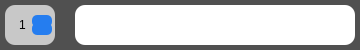
                  <widget class="QWidget" name="widget_31" native="true">
                   <property name="sizePolicy">
                    <sizepolicy hsizetype="Preferred" vsizetype="Preferred">
                     <horstretch>20</horstretch>
                     <verstretch>10</verstretch>
                    </sizepolicy>
                   </property>
                   <property name="minimumSize">
                    <size>
                     <width>300</width>
                     <height>30</height>
                    </size>
                   </property>
                   <property name="maximumSize">
                    <size>
                     <width>16777215</width>
                     <height>50</height>
                    </size>
                   </property>
                   <property name="styleSheet">
                    <string notr="true">background-color: rgb(80,80,80);
border-radius: 15px</string>
                   </property>
                   <layout class="QGridLayout" name="gridLayout_5">
                    <property name="leftMargin">
                     <number>5</number>
                    </property>
                    <property name="topMargin">
                     <number>5</number>
                    </property>
                    <property name="rightMargin">
                     <number>5</number>
                    </property>
                    <property name="bottomMargin">
                     <number>5</number>
                    </property>
                    <property name="spacing">
                     <number>0</number>
                    </property>
                    <item row="0" column="1">
                     <spacer name="horizontalSpacer_27">
                      <property name="orientation">
                       <enum>Qt::Orientation::Horizontal</enum>
                      </property>
                      <property name="sizeType">
                       <enum>QSizePolicy::Policy::Minimum</enum>
                      </property>
                      <property name="sizeHint" stdset="0">
                       <size>
                        <width>20</width>
                        <height>20</height>
                       </size>
                      </property>
                     </spacer>
                    </item>
                    <item row="0" column="0">
                     <widget class="QWidget" name="widget_13" native="true">
                      <property name="sizePolicy">
                       <sizepolicy hsizetype="Minimum" vsizetype="Minimum">
                        <horstretch>0</horstretch>
                        <verstretch>0</verstretch>
                       </sizepolicy>
                      </property>
                      <property name="minimumSize">
                       <size>
                        <width>50</width>
                        <height>40</height>
                       </size>
                      </property>
                      <property name="maximumSize">
                       <size>
                        <width>50</width>
                        <height>40</height>
                       </size>
                      </property>
                      <property name="palette">
                       <palette>
                        <active>
                         <colorrole role="Button">
                          <brush brushstyle="SolidPattern">
                           <color alpha="255">
                            <red>200</red>
                            <green>200</green>
                            <blue>200</blue>
                           </color>
                          </brush>
                         </colorrole>
                         <colorrole role="Text">
                          <brush brushstyle="SolidPattern">
                           <color alpha="255">
                            <red>220</red>
                            <green>227</green>
                            <blue>213</blue>
                           </color>
                          </brush>
                         </colorrole>
                         <colorrole role="ButtonText">
                          <brush brushstyle="SolidPattern">
                           <color alpha="255">
                            <red>0</red>
                            <green>0</green>
                            <blue>0</blue>
                           </color>
                          </brush>
                         </colorrole>
                         <colorrole role="Base">
                          <brush brushstyle="SolidPattern">
                           <color alpha="255">
                            <red>200</red>
                            <green>200</green>
                            <blue>200</blue>
                           </color>
                          </brush>
                         </colorrole>
                         <colorrole role="Window">
                          <brush brushstyle="SolidPattern">
                           <color alpha="255">
                            <red>200</red>
                            <green>200</green>
                            <blue>200</blue>
                           </color>
                          </brush>
                         </colorrole>
                        </active>
                        <inactive>
                         <colorrole role="Button">
                          <brush brushstyle="SolidPattern">
                           <color alpha="255">
                            <red>200</red>
                            <green>200</green>
                            <blue>200</blue>
                           </color>
                          </brush>
                         </colorrole>
                         <colorrole role="Text">
                          <brush brushstyle="SolidPattern">
                           <color alpha="255">
                            <red>220</red>
                            <green>227</green>
                            <blue>213</blue>
                           </color>
                          </brush>
                         </colorrole>
                         <colorrole role="ButtonText">
                          <brush brushstyle="SolidPattern">
                           <color alpha="255">
                            <red>0</red>
                            <green>0</green>
                            <blue>0</blue>
                           </color>
                          </brush>
                         </colorrole>
                         <colorrole role="Base">
                          <brush brushstyle="SolidPattern">
                           <color alpha="255">
                            <red>200</red>
                            <green>200</green>
                            <blue>200</blue>
                           </color>
                          </brush>
                         </colorrole>
                         <colorrole role="Window">
                          <brush brushstyle="SolidPattern">
                           <color alpha="255">
                            <red>200</red>
                            <green>200</green>
                            <blue>200</blue>
                           </color>
                          </brush>
                         </colorrole>
                        </inactive>
                        <disabled>
                         <colorrole role="Button">
                          <brush brushstyle="SolidPattern">
                           <color alpha="255">
                            <red>200</red>
                            <green>200</green>
                            <blue>200</blue>
                           </color>
                          </brush>
                         </colorrole>
                         <colorrole role="Base">
                          <brush brushstyle="SolidPattern">
                           <color alpha="255">
                            <red>200</red>
                            <green>200</green>
                            <blue>200</blue>
                           </color>
                          </brush>
                         </colorrole>
                         <colorrole role="Window">
                          <brush brushstyle="SolidPattern">
                           <color alpha="255">
                            <red>200</red>
                            <green>200</green>
                            <blue>200</blue>
                           </color>
                          </brush>
                         </colorrole>
                        </disabled>
                       </palette>
                      </property>
                      <property name="styleSheet">
                       <string notr="true">background-color:rgb(200,200,200);
border-radius: 10px;</string>
                      </property>
                      <layout class="QHBoxLayout" name="horizontalLayout_9">
                       <property name="leftMargin">
                        <number>10</number>
                       </property>
                       <property name="topMargin">
                        <number>0</number>
                       </property>
                       <property name="rightMargin">
                        <number>0</number>
                       </property>
                       <property name="bottomMargin">
                        <number>0</number>
                       </property>
                       <item>
                        <widget class="QSpinBox" name="spinBox">
                         <property name="minimumSize">
                          <size>
                           <width>35</width>
                           <height>20</height>
                          </size>
                         </property>
                         <property name="maximumSize">
                          <size>
                           <width>35</width>
                           <height>20</height>
                          </size>
                         </property>
                         <property name="baseSize">
                          <size>
                           <width>5</width>
                           <height>5</height>
                          </size>
                         </property>
                         <property name="palette">
                          <palette>
                           <active>
                            <colorrole role="Button">
                             <brush brushstyle="SolidPattern">
                              <color alpha="255">
                               <red>200</red>
                               <green>200</green>
                               <blue>200</blue>
                              </color>
                             </brush>
                            </colorrole>
                            <colorrole role="Text">
                             <brush brushstyle="SolidPattern">
                              <color alpha="255">
                               <red>2</red>
                               <green>1</green>
                               <blue>1</blue>
                              </color>
                             </brush>
                            </colorrole>
                            <colorrole role="Base">
                             <brush brushstyle="SolidPattern">
                              <color alpha="255">
                               <red>200</red>
                               <green>200</green>
                               <blue>200</blue>
                              </color>
                             </brush>
                            </colorrole>
                            <colorrole role="Window">
                             <brush brushstyle="SolidPattern">
                              <color alpha="255">
                               <red>200</red>
                               <green>200</green>
                               <blue>200</blue>
                              </color>
                             </brush>
                            </colorrole>
                           </active>
                           <inactive>
                            <colorrole role="Button">
                             <brush brushstyle="SolidPattern">
                              <color alpha="255">
                               <red>200</red>
                               <green>200</green>
                               <blue>200</blue>
                              </color>
                             </brush>
                            </colorrole>
                            <colorrole role="Text">
                             <brush brushstyle="SolidPattern">
                              <color alpha="255">
                               <red>2</red>
                               <green>1</green>
                               <blue>1</blue>
                              </color>
                             </brush>
                            </colorrole>
                            <colorrole role="Base">
                             <brush brushstyle="SolidPattern">
                              <color alpha="255">
                               <red>200</red>
                               <green>200</green>
                               <blue>200</blue>
                              </color>
                             </brush>
                            </colorrole>
                            <colorrole role="Window">
                             <brush brushstyle="SolidPattern">
                              <color alpha="255">
                               <red>200</red>
                               <green>200</green>
                               <blue>200</blue>
                              </color>
                             </brush>
                            </colorrole>
                           </inactive>
                           <disabled>
                            <colorrole role="Button">
                             <brush brushstyle="SolidPattern">
                              <color alpha="255">
                               <red>200</red>
                               <green>200</green>
                               <blue>200</blue>
                              </color>
                             </brush>
                            </colorrole>
                            <colorrole role="Base">
                             <brush brushstyle="SolidPattern">
                              <color alpha="255">
                               <red>200</red>
                               <green>200</green>
                               <blue>200</blue>
                              </color>
                             </brush>
                            </colorrole>
                            <colorrole role="Window">
                             <brush brushstyle="SolidPattern">
                              <color alpha="255">
                               <red>200</red>
                               <green>200</green>
                               <blue>200</blue>
                              </color>
                             </brush>
                            </colorrole>
                           </disabled>
                          </palette>
                         </property>
                         <property name="styleSheet">
                          <string notr="true">QSpinBox::up-button{
			background-color:rgb(37,125,239);
			border-radius: 5px;
			width: 20px;
height:12px;
}
QSpinBox::down-button{
background-color:rgb(37,125,239);
border-radius: 5px;
width: 20px;
height:12px;
}
QSpinBox::down-arrow{
image:url(/Users/aleksandrandreev/Downloads/arrow.png);
width: 5px;
height: 5px;
}

QSpinBox::up-arrow{
image:url(/Users/aleksandrandreev/Downloads/arrow_up.png);
width: 5px;
height: 5px;
}
QSpinBox::base{
background-color: rgb(40,40,40);
border-radius: 5px;}</string>
                         </property>
                         <property name="minimum">
                          <number>1</number>
                         </property>
                         <property name="maximum">
                          <number>4</number>
                         </property>
                        </widget>
                       </item>
                      </layout>
                     </widget>
                    </item>
                    <item row="0" column="2">
                     <widget class="QPlainTextEdit" name="plainTextEdit">
                      <property name="enabled">
                       <bool>true</bool>
                      </property>
                      <property name="minimumSize">
                       <size>
                        <width>280</width>
                        <height>20</height>
                       </size>
                      </property>
                      <property name="palette">
                       <palette>
                        <active>
                         <colorrole role="Button">
                          <brush brushstyle="SolidPattern">
                           <color alpha="255">
                            <red>255</red>
                            <green>255</green>
                            <blue>255</blue>
                           </color>
                          </brush>
                         </colorrole>
                         <colorrole role="Text">
                          <brush brushstyle="SolidPattern">
                           <color alpha="255">
                            <red>0</red>
                            <green>0</green>
                            <blue>0</blue>
                           </color>
                          </brush>
                         </colorrole>
                         <colorrole role="Base">
                          <brush brushstyle="SolidPattern">
                           <color alpha="255">
                            <red>255</red>
                            <green>255</green>
                            <blue>255</blue>
                           </color>
                          </brush>
                         </colorrole>
                         <colorrole role="Window">
                          <brush brushstyle="SolidPattern">
                           <color alpha="255">
                            <red>255</red>
                            <green>255</green>
                            <blue>255</blue>
                           </color>
                          </brush>
                         </colorrole>
                        </active>
                        <inactive>
                         <colorrole role="Button">
                          <brush brushstyle="SolidPattern">
                           <color alpha="255">
                            <red>255</red>
                            <green>255</green>
                            <blue>255</blue>
                           </color>
                          </brush>
                         </colorrole>
                         <colorrole role="Text">
                          <brush brushstyle="SolidPattern">
                           <color alpha="255">
                            <red>0</red>
                            <green>0</green>
                            <blue>0</blue>
                           </color>
                          </brush>
                         </colorrole>
                         <colorrole role="Base">
                          <brush brushstyle="SolidPattern">
                           <color alpha="255">
                            <red>255</red>
                            <green>255</green>
                            <blue>255</blue>
                           </color>
                          </brush>
                         </colorrole>
                         <colorrole role="Window">
                          <brush brushstyle="SolidPattern">
                           <color alpha="255">
                            <red>255</red>
                            <green>255</green>
                            <blue>255</blue>
                           </color>
                          </brush>
                         </colorrole>
                        </inactive>
                        <disabled>
                         <colorrole role="Button">
                          <brush brushstyle="SolidPattern">
                           <color alpha="255">
                            <red>255</red>
                            <green>255</green>
                            <blue>255</blue>
                           </color>
                          </brush>
                         </colorrole>
                         <colorrole role="Base">
                          <brush brushstyle="SolidPattern">
                           <color alpha="255">
                            <red>255</red>
                            <green>255</green>
                            <blue>255</blue>
                           </color>
                          </brush>
                         </colorrole>
                         <colorrole role="Window">
                          <brush brushstyle="SolidPattern">
                           <color alpha="255">
                            <red>255</red>
                            <green>255</green>
                            <blue>255</blue>
                           </color>
                          </brush>
                         </colorrole>
                        </disabled>
                       </palette>
                      </property>
                      <property name="font">
                       <font>
                        <pointsize>12</pointsize>
                       </font>
                      </property>
                      <property name="styleSheet">
                       <string notr="true">background-color: rgb(255,255,255);
border-radius: 10px;</string>
                      </property>
                      <property name="plainText">
                       <string/>
                      </property>
                      <property name="placeholderText">
                       <string/>
                      </property>
                     </widget>
                    </item>
                   </layout>
                  </widget>
